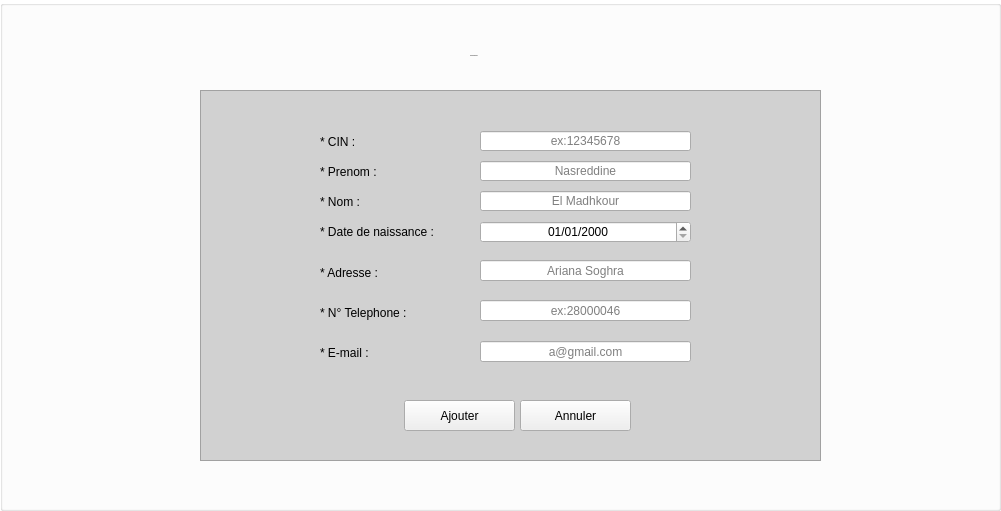
    <widget class="QGroupBox" name="groupBox_Ajouter">
     <property name="geometry">
      <rect>
       <x>260</x>
       <y>0</y>
       <width>1001</width>
       <height>511</height>
      </rect>
     </property>
     <property name="styleSheet">
      <string notr="true">QGroupBox
{
/*
background :qlineargradient(spread:pad, x1:0, y1:0, x2:1, y2:1, stop:0 rgba(248, 255, 212, 255), stop:1 rgba(255, 255, 255, 255))
;*/

background:white;

}</string>
     </property>
     <property name="title">
      <string/>
     </property>
     <property name="alignment">
      <set>Qt::AlignCenter</set>
     </property>
     <widget class="QLabel" name="AjouterEmploye">
      <property name="geometry">
       <rect>
        <x>470</x>
        <y>10</y>
        <width>181</width>
        <height>91</height>
       </rect>
      </property>
      <property name="font">
       <font>
        <family>century c</family>
        <pointsize>-1</pointsize>
       </font>
      </property>
      <property name="text">
       <string>Ajouter employé</string>
      </property>
     </widget>
     <widget class="QFrame" name="frame">
      <property name="geometry">
       <rect>
        <x>200</x>
        <y>90</y>
        <width>621</width>
        <height>371</height>
       </rect>
      </property>
      <property name="styleSheet">
       <string notr="true">QFrame
{
background: rgb(209, 209, 209);
border-raduis:50px;
}</string>
      </property>
      <property name="frameShape">
       <enum>QFrame::StyledPanel</enum>
      </property>
      <property name="frameShadow">
       <enum>QFrame::Raised</enum>
      </property>
      <widget class="QLineEdit" name="lineEdit_5">
       <property name="geometry">
        <rect>
         <x>280</x>
         <y>210</y>
         <width>211</width>
         <height>21</height>
        </rect>
       </property>
       <property name="alignment">
        <set>Qt::AlignCenter</set>
       </property>
       <property name="placeholderText">
        <string>ex:28000046</string>
       </property>
      </widget>
      <widget class="QLabel" name="label_4">
       <property name="geometry">
        <rect>
         <x>120</x>
         <y>101</y>
         <width>151</width>
         <height>21</height>
        </rect>
       </property>
       <property name="text">
        <string>* Nom :</string>
       </property>
       <property name="alignment">
        <set>Qt::AlignLeading|Qt::AlignLeft|Qt::AlignVCenter</set>
       </property>
      </widget>
      <widget class="QLineEdit" name="lineEdit_6">
       <property name="geometry">
        <rect>
         <x>280</x>
         <y>251</y>
         <width>211</width>
         <height>21</height>
        </rect>
       </property>
       <property name="alignment">
        <set>Qt::AlignCenter</set>
       </property>
       <property name="placeholderText">
        <string>a@gmail.com</string>
       </property>
      </widget>
      <widget class="QLabel" name="label_3">
       <property name="geometry">
        <rect>
         <x>120</x>
         <y>71</y>
         <width>151</width>
         <height>21</height>
        </rect>
       </property>
       <property name="text">
        <string>* Prenom :</string>
       </property>
       <property name="alignment">
        <set>Qt::AlignLeading|Qt::AlignLeft|Qt::AlignVCenter</set>
       </property>
      </widget>
      <widget class="QLabel" name="label_5">
       <property name="geometry">
        <rect>
         <x>120</x>
         <y>131</y>
         <width>151</width>
         <height>21</height>
        </rect>
       </property>
       <property name="text">
        <string>* Date de naissance :</string>
       </property>
       <property name="alignment">
        <set>Qt::AlignLeading|Qt::AlignLeft|Qt::AlignVCenter</set>
       </property>
      </widget>
      <widget class="QPushButton" name="pushButton_6">
       <property name="geometry">
        <rect>
         <x>320</x>
         <y>310</y>
         <width>111</width>
         <height>31</height>
        </rect>
       </property>
       <property name="text">
        <string>Annuler</string>
       </property>
      </widget>
      <widget class="QLabel" name="label_6">
       <property name="geometry">
        <rect>
         <x>120</x>
         <y>252</y>
         <width>131</width>
         <height>21</height>
        </rect>
       </property>
       <property name="text">
        <string>* E-mail :</string>
       </property>
       <property name="alignment">
        <set>Qt::AlignLeading|Qt::AlignLeft|Qt::AlignVCenter</set>
       </property>
      </widget>
      <widget class="QLineEdit" name="lineEdit_3">
       <property name="geometry">
        <rect>
         <x>280</x>
         <y>101</y>
         <width>211</width>
         <height>20</height>
        </rect>
       </property>
       <property name="alignment">
        <set>Qt::AlignCenter</set>
       </property>
       <property name="placeholderText">
        <string>El Madhkour</string>
       </property>
      </widget>
      <widget class="QLineEdit" name="lineEdit">
       <property name="geometry">
        <rect>
         <x>280</x>
         <y>41</y>
         <width>211</width>
         <height>20</height>
        </rect>
       </property>
       <property name="inputMask">
        <string/>
       </property>
       <property name="text">
        <string/>
       </property>
       <property name="alignment">
        <set>Qt::AlignCenter</set>
       </property>
       <property name="placeholderText">
        <string>ex:12345678</string>
       </property>
      </widget>
      <widget class="QDateEdit" name="dateEdit">
       <property name="geometry">
        <rect>
         <x>280</x>
         <y>131</y>
         <width>211</width>
         <height>22</height>
        </rect>
       </property>
       <property name="frame">
        <bool>true</bool>
       </property>
       <property name="alignment">
        <set>Qt::AlignCenter</set>
       </property>
       <property name="buttonSymbols">
        <enum>QAbstractSpinBox::UpDownArrows</enum>
       </property>
       <property name="correctionMode">
        <enum>QAbstractSpinBox::CorrectToPreviousValue</enum>
       </property>
       <property name="displayFormat">
        <string>dd/MM/yyyy</string>
       </property>
       <property name="calendarPopup">
        <bool>false</bool>
       </property>
      </widget>
      <widget class="QLabel" name="label_8">
       <property name="geometry">
        <rect>
         <x>120</x>
         <y>212</y>
         <width>131</width>
         <height>21</height>
        </rect>
       </property>
       <property name="text">
        <string>* N° Telephone :</string>
       </property>
       <property name="alignment">
        <set>Qt::AlignLeading|Qt::AlignLeft|Qt::AlignVCenter</set>
       </property>
      </widget>
      <widget class="QLineEdit" name="lineEdit_2">
       <property name="geometry">
        <rect>
         <x>280</x>
         <y>71</y>
         <width>211</width>
         <height>20</height>
        </rect>
       </property>
       <property name="alignment">
        <set>Qt::AlignCenter</set>
       </property>
       <property name="placeholderText">
        <string>Nasreddine</string>
       </property>
      </widget>
      <widget class="QLabel" name="label_2">
       <property name="geometry">
        <rect>
         <x>120</x>
         <y>41</y>
         <width>151</width>
         <height>21</height>
        </rect>
       </property>
       <property name="text">
        <string>* CIN :</string>
       </property>
       <property name="alignment">
        <set>Qt::AlignLeading|Qt::AlignLeft|Qt::AlignVCenter</set>
       </property>
      </widget>
      <widget class="QLabel" name="label_7">
       <property name="geometry">
        <rect>
         <x>120</x>
         <y>172</y>
         <width>131</width>
         <height>21</height>
        </rect>
       </property>
       <property name="text">
        <string>* Adresse :</string>
       </property>
       <property name="alignment">
        <set>Qt::AlignLeading|Qt::AlignLeft|Qt::AlignVCenter</set>
       </property>
      </widget>
      <widget class="QLineEdit" name="lineEdit_4">
       <property name="geometry">
        <rect>
         <x>280</x>
         <y>170</y>
         <width>211</width>
         <height>21</height>
        </rect>
       </property>
       <property name="alignment">
        <set>Qt::AlignCenter</set>
       </property>
       <property name="placeholderText">
        <string>Ariana Soghra</string>
       </property>
      </widget>
      <widget class="QPushButton" name="pushButton_5">
       <property name="geometry">
        <rect>
         <x>204</x>
         <y>310</y>
         <width>111</width>
         <height>31</height>
        </rect>
       </property>
       <property name="text">
        <string>Ajouter</string>
       </property>
      </widget>
     </widget>
     <zorder>frame</zorder>
     <zorder>AjouterEmploye</zorder>
    </widget>
